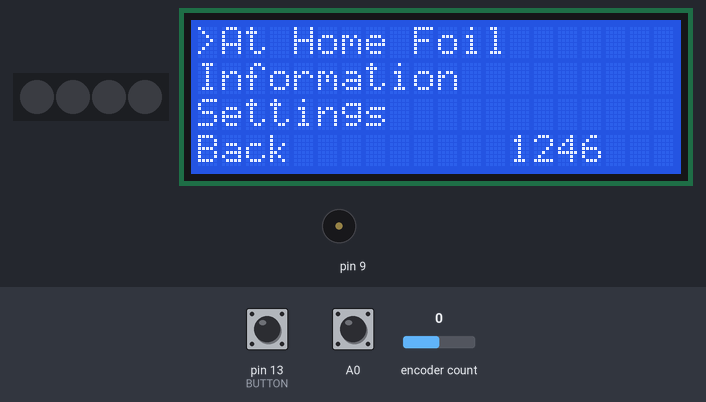
A sketch run on a simulated Arduino Uno, built with avr-gcc and run on an emulated ATmega328P. Parts: 4 RGB LEDs in strip order, left to right, 20×4 character LCD, buzzer (waves = sounding). Inputs (shaded band) come from the test bench; at power-on: pin 13 (BUTTON) LOW, A0 HIGH, encoder count 0. Dim RGB values are drawn brighter than linear; sleep ends after the set time or at an interrupt; what the sketch prints to the serial monitor is not drawn.

Above: at 1.25 s.
1.3 s: pin 13 (BUTTON) pulled HIGH for 0.15 s
At 1.36 s:
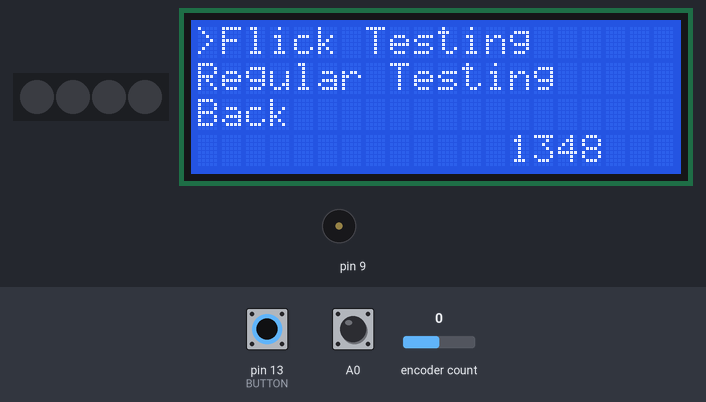
2.0 s: A0 pulsed LOW 2 times (0.12 s each, 0.3 s apart)
At 3.0 s:
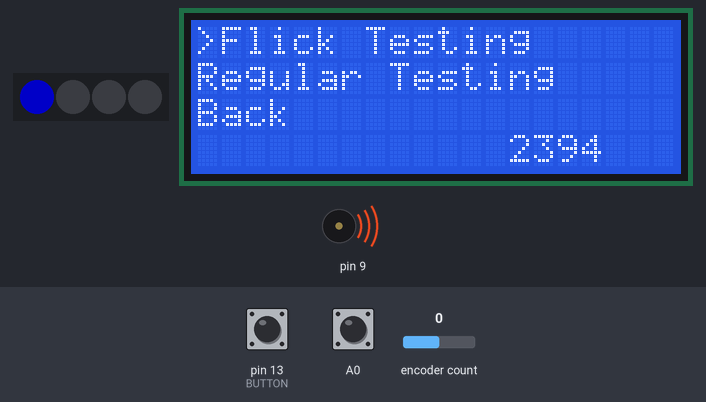
4.1 s: A0 driven LOW
At 4.11 s:
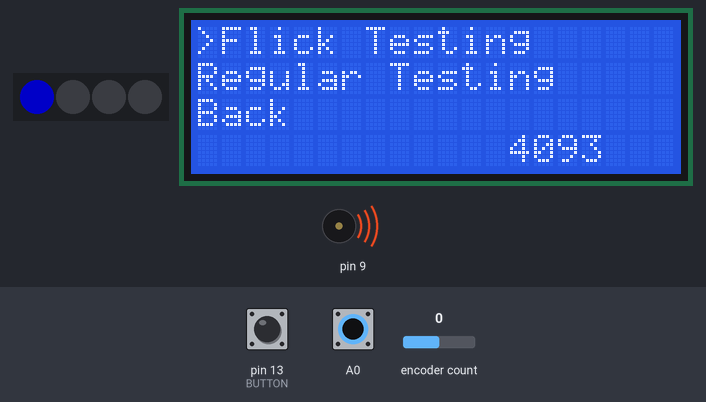
5.6 s: A0 driven HIGH
At 5.6 s:
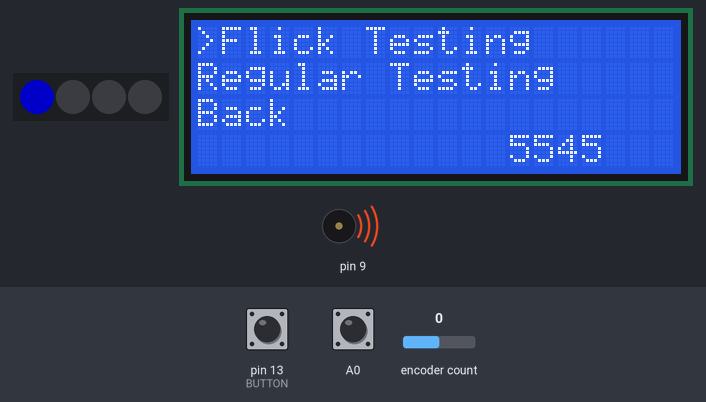
7.1 s: pin 13 (BUTTON) pulsed HIGH 2 times (0.12 s each, 0.3 s apart)
At 8.3 s:
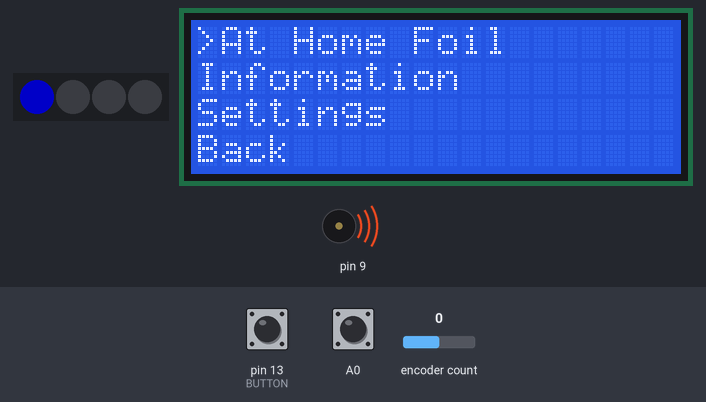
9.2 s: A0 driven LOW
At 16.7 s:
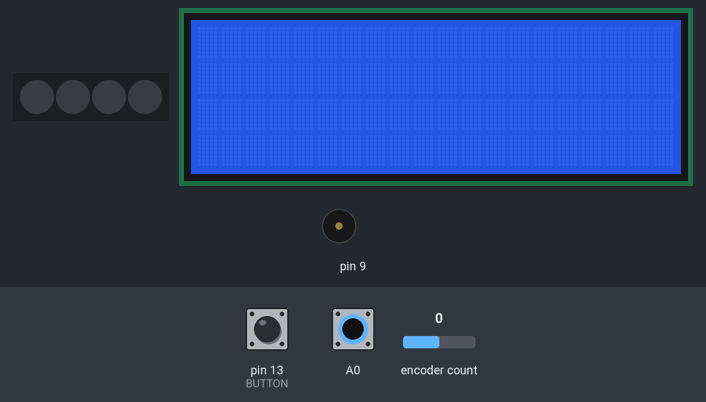
Timing chart, 0 to 18.2 s (numbered marks = the images above; inputs shaded):
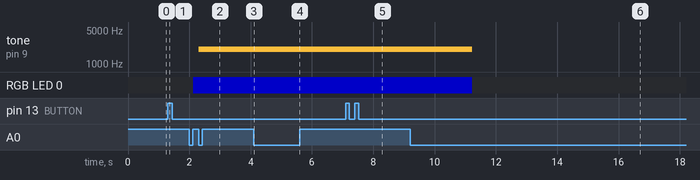

Measured:
- after the input at 1.3 s, the display: first changes at once (image 1 shows a later state)
- after the input at 2.0 s, tone on pin 9: silent → 2000 Hz after 0.30 s
- after the input at 4.1 s, the display: changes at once (image 3)
- after the input at 5.6 s, tone on pin 9: stays 2000 Hz (without the input it goes to silent after 0.50 s)
- after the input at 7.1 s, the display: changes after 0.31 s (image 5)
- after the input at 9.2 s, tone on pin 9: 2000 Hz → silent after 2.0 s; RGB LED 0: RGB(0, 0, 100) → off after 2.0 s; the display: first changes at once (image 6 shows a later state)

The sketch:

main.ino
```cpp
#include <LiquidCrystal.h>
#include <toneAC.h>
#include <Adafruit_NeoPixel.h>
#ifdef __AVR__
 #include <avr/power.h>
#endif
#include <avr/sleep.h>
#include <Encoder.h>
#define EI_NOTEXTERNAL
#include <EnableInterrupt.h>

#define LED_PIN    A3
#define LED_COUNT 4
Adafruit_NeoPixel strip(LED_COUNT, LED_PIN, NEO_GRB + NEO_KHZ800);

const int rs = 12, en = 11, d4 = 4, d5 = 5, d6 = 6, d7 = 7;
LiquidCrystal lcd(rs, en, d4, d5, d6, d7);

#define BUTTON 13

int timeSinceInteraction = 9999;
long lastInteraction = 0;

int rotarySelection = 0;
int baseLine = 0;
Encoder myEnc(3, 2);

int menuIndex = 0;


bool sleeping = false;

int navigation[6][10] = {{1,2,4,0,0,0,0,0,0,0}, {0,3,0,0,0,0,0,0,0}, {0,0,0,0,0,0,0,0,0,0}, {0,0,0,0,0,0,0,0,0,0}, {5,0,0,0,0,0,0,0,0,0}, {0,0,0,0,0,0,0,0,0,0}};

volatile bool flag = false;

long pressTime;

long lightsOff;


bool foilHome2Flag = false;
volatile bool hitFlags1[] = {false};

volatile bool hitFlagChange1 = false;
volatile bool hitFlagRise1 = false;
volatile bool hitFlagFall1 = false;


volatile bool skipMain = false;
volatile bool interRead;

volatile long hitGo;

bool buttonPressed = false;

uint32_t selectedColor2 = strip.Color(0, 0, 255);

void setup() {
  Serial.begin(2000000);
  Serial.println("Started.");


  strip.begin();
  strip.show();
  strip.setBrightness(100);
  strip.setPixelColor(0, strip.Color(0, 0, 0));
  strip.setPixelColor(1, strip.Color(0, 0, 0));
  strip.setPixelColor(2, strip.Color(0, 0, 0));
  strip.setPixelColor(3, strip.Color(0, 0, 0));


  strip.show();

  lastInteraction = millis();
  lcd.begin(20, 4);
  lcd.display();


  pinMode(BUTTON, INPUT);
  updateScreen();

  pinMode(A0, INPUT);
  enableInterrupt(A0, f3, RISING);

  enableInterrupt(BUTTON, middlePressed, RISING);
}


void loop() {
  long startWait = millis();

  // WAIT 50ms but break out if an interrupt happened and something needs to be done
  while (millis()-startWait < 50) {
    if (hitFlagChange1) {
      break;
    }
  }

  // DETERMINE RISE OR FALL FOR F2
  if (hitFlagChange1) {
    Serial.print("Rising:");

    while (digitalRead(A0) == HIGH) {
      if (millis() - hitGo >= 13) {
        setLightsNoStop(true, false, false, false);
        //toneAC(2000);

      }
    }
    int pressed = millis() - hitGo;
    if (pressed >= 13) {
      Serial.print("Sucessful Hit of length");
      Serial.println(pressed);
      setLights(true, false, false, false);
      toneAC(2000);
    }
    else {
      Serial.print("Fail Hit of length");
      Serial.println(pressed);
      lightsOff = millis();
    }

    hitFlagChange1 = false;


  }


  if (millis() >= lightsOff) {
    //Serial.println("Lights and piezo off.");
    strip.setPixelColor(0, strip.Color(0, 0, 0));
    strip.setPixelColor(1, strip.Color(0, 0, 0));
    strip.setPixelColor(2, strip.Color(0, 0, 0));
    strip.setPixelColor(3, strip.Color(0, 0, 0));
    toneAC(0);
    strip.show();

  }

  if (!skipMain) {

    lcd.setCursor(13, 3);
    lcd.print(millis());


    timeSinceInteraction = millis() - lastInteraction;
    if (timeSinceInteraction > 10000){

      lcd.clear();
      sleeping = true;
      sleep_enable();//Enabling sleep mode
      set_sleep_mode(SLEEP_MODE_PWR_DOWN);//Setting the sleep mode, in our case full sleep
      sleep_cpu();//activating sleep mode
    }
    else {
      long newPos = myEnc.read();

        if (newPos != rotarySelection) {
          if (abs(rotarySelection*20 - newPos) >= 20.0) {
            lastInteraction = millis();
            rotarySelection = floor(newPos/20.0);
            updateScreen();
          }

        }

    }

  }


}

void updateScreen() {
  lcd.clear();
  String options[10] = {"Back", "Back", "Back", "Back", "Back", "Back", "Back", "Back", "Back", "Back"};
  if (menuIndex == 0) {
    options[0] = "At Home Foil";
    options[1] = "Information";
    options[2] = "Settings";
  }
  else if (menuIndex == 1) {
    options[0] = "Flick Testing";
    options[1] = "Regular Testing";
  }
  else if (menuIndex == 2) {
    lcd.clear();
    lcd.setCursor(0, 0);
    lcd.print("Info Page");
    return;
  }
  else if (menuIndex == 3) {
    lcd.clear();
    lcd.setCursor(0, 0);
    lcd.print("Regular Testing Mode");
    lcd.setCursor(0, 3);
    lcd.print("ON!");
    skipMain = true;
    return;
  }
  else if (menuIndex == 4) {
    options[0] = "Light #1 Colors";
  }
  else if (menuIndex == 5) {
    options[0] = "Red";
    options[1] = "Blue";
    options[2] = "Pink";
  }

  int optionCount = 0;
  int startIndex = 0;
  int endIndex = 0;


  for (int i = 0; i < 10; i++) {
    if (options[i] == "Back") {
      optionCount = i+1;
      break;
    }
  }

  if ((rotarySelection - baseLine) > optionCount-1) {
    baseLine = (rotarySelection+1) - optionCount;
  }

  if ((rotarySelection - baseLine) < 0) {
    baseLine = rotarySelection;
  }

  if (optionCount <=4) {
    endIndex = optionCount-1;
  }
  else {
    int selection = (rotarySelection - baseLine);
    if (selection <=4) {
      endIndex = 4;
    }
    else {
      startIndex = selection;
      endIndex = startIndex+4;
    }
  }

  for (int i = startIndex; i < endIndex+1;i++) {
    lcd.setCursor(0, i-startIndex);
    if (i == (rotarySelection - baseLine)) {
      lcd.print(">");
    }
    lcd.print(options[i]);
  }
  lcd.setCursor(4, 20);


}

void menuSelect() {
  skipMain = false;
  int basics[] = {2, 3};
  bool flag = false;
  for (int i = 0; i<2; i++) {
    if (basics[i] == menuIndex) {
      flag = true;
    }
  }

  if (menuIndex == 5) {
    if (rotarySelection-baseLine == 0) {
      selectedColor2 = strip.Color(255, 0, 0);
    }
    else if (rotarySelection-baseLine == 1) {
      selectedColor2 = strip.Color(0, 0, 255);
    }
    else if (rotarySelection-baseLine == 2) {
      selectedColor2 = strip.Color(255, 108, 180);
    }
  }

  if (flag) {
    menuIndex = 0;
  }
  else {
    menuIndex = navigation[menuIndex][rotarySelection-baseLine];
    baseLine = rotarySelection;
  }
  updateScreen();
}


void setLights(bool a, bool b, bool c, bool d) {
  if (a) {
    strip.setPixelColor(0,selectedColor2);
  }

  if (b) {
    strip.setPixelColor(0, strip.Color(255, 255, 255));
  }

  if (c) {
    strip.setPixelColor(0, strip.Color(255, 255, 255));
  }

  if (d) {
    strip.setPixelColor(0, strip.Color(0, 0, 255));
  }
  strip.show();

  lightsOff = millis() + 2000;
}

void setLightsNoStop(bool a, bool b, bool c, bool d) {
  if (a) {
    strip.setPixelColor(0, selectedColor2);
  }

  if (b) {
    strip.setPixelColor(0, strip.Color(255, 255, 255));
  }

  if (c) {
    strip.setPixelColor(0, strip.Color(255, 255, 255));
  }

  if (d) {
    strip.setPixelColor(0, strip.Color(0, 0, 255));
  }
  strip.show();
  lightsOff = millis() + 999999;
}


void middlePressed() {
  if (buttonPressed) {
    buttonPressed = false;
  }
  else {
    buttonPressed = true;
     if (sleeping) {

      //bool buttonState = digitalRead(BUTTON);
      lastInteraction = millis();
      sleeping = false;
      updateScreen();
      sleep_disable();//Disable sleep mode
    }
    else {
      menuSelect();
    }
  }

}

void f3() {
  hitGo = millis();
  hitFlagChange1 = true;
  lastInteraction = millis();
  sleeping = false;
  sleep_disable();
}

void f2() {
  int t = PINC;
  int a = t & B00000001;
  if (a == 0) {
    interRead = false;
  }
  else {
    interRead = true;
  }
    if (menuIndex == 3) {
      hitFlagChange1 = true;

    lastInteraction = millis();
    sleeping = false;
    sleep_disable();
    }
}
```
